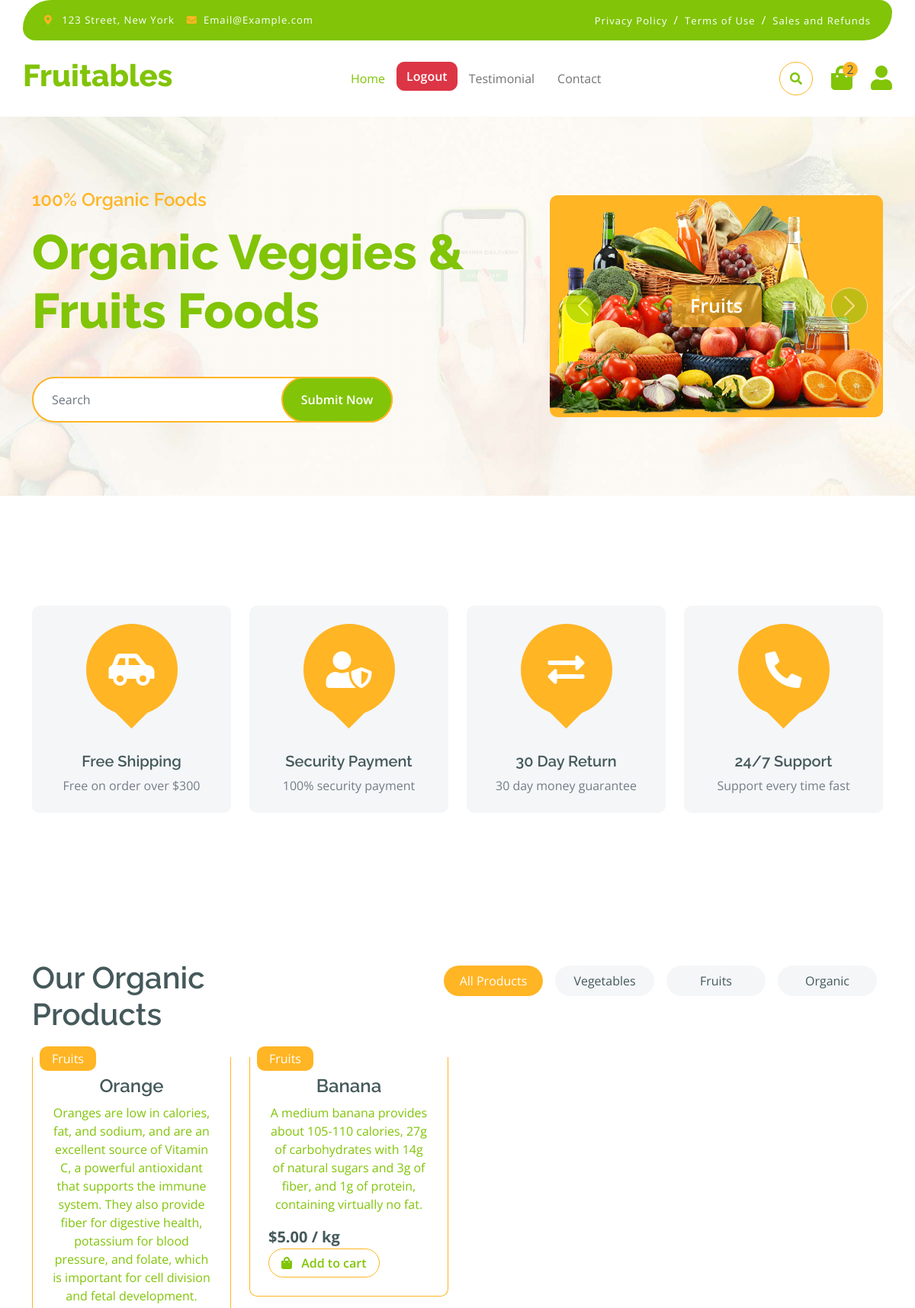
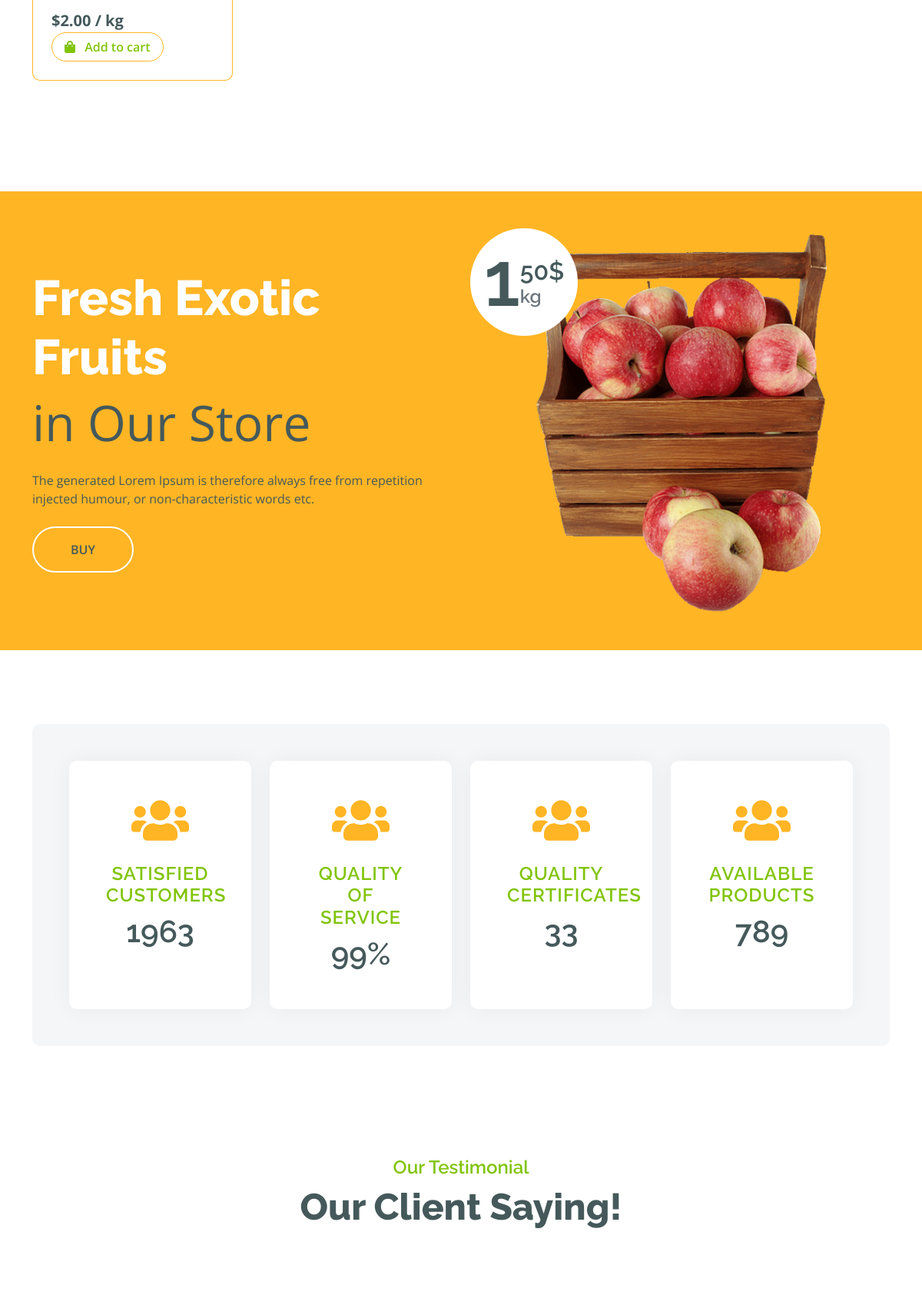
/?search=Fruits (signed in, upper part), run on the app's committed database (2 pictures, top to bottom).
### fruits/models.py (models this page shows, shortened)
class Category(models.Model):
    category = models.CharField(max_length=100)
    def __str__(self):
        return self.category

class Fruits(models.Model):
    name = models.CharField(max_length=100)
    category = models.ForeignKey(Category, on_delete=models.SET_NULL, null=True)
    price = models.DecimalField(default="1.00", decimal_places=2, max_digits=10)
    image = models.ImageField(upload_to="images/")
    description = models.TextField()
    rating = models.IntegerField(default=1)
    updated = models.DateTimeField(auto_now=True)
    created = models.DateTimeField(auto_now_add=True)
    class Meta:
        ordering = ['-updated', '-created']

### fruits/views.py (the view, shortened to what this page needs)
# urls.py: path("", views.home_view, name="home"),
def home_view(request):
    fruits = Fruits.objects.filter(
        Q(name__icontains=request.GET.get("search", "")) |
        Q(category__category__icontains=request.GET.get("search", ""))
    )
    categories = Category.objects.all()
    testimonies = Testimonial.objects.all()
    q = request.GET.get("search")
    cart = Cart.objects.filter(user=request.user.id)
    return render(request, "pages/home.html", {"fruits": fruits, "categories": categories, "testimonies": testimonies, "cart": cart})

### templates/pages/home.html (shortened to what this page needs)
{% extends 'components/layout.html' %}
{% block content %}
{% include 'components/header.html' %}
{% if fruits %}
    {% include 'components/hero.html' %}
    {% include 'components/features.html' %}
    {% include 'components/fruits_shop.html' %}
    {% include 'components/banner.html' %}
    {% include 'components/facts.html' %}
    {% include 'components/testimony_box.html' %}
{% endif %}
{% endblock %}

### templates/components/fruits_shop.html (shortened to what this page needs)
{% load static %}
<div class="container-fluid fruite py-5">
    <div class="container py-5">
        <div class="tab-class text-center">
            <div class="row g-4">
                <div class="col-lg-4 text-start">
                    <h1>Our Organic Products</h1>
                </div>
                {% include 'components/categories.html' %}
            </div>
            <div class="tab-content">
                <div id="tab-1" class="tab-pane fade show p-0 active">
                    <div class="row g-4">
                        <div class="col-lg-12">
                            <div class="row g-4">
                                {% for fruit in fruits %}
                                    <div class="col-md-6 col-lg-4 col-xl-3">
                                    <div class="rounded position-relative fruite-item">
                                        <div class="fruite-img">
                                        </div>
                                        <div class="text-white bg-secondary px-3 py-1 rounded position-absolute" style="top: 10px; left: 10px;">{{fruit.category}}</div>
                                        <div class="p-4 border border-secondary border-top-0 rounded-bottom">
                                            <a href="{% url 'product_detail' fruit.id %}">
                                                <h4>{{fruit.name}}</h4>
                                                <p>{{fruit.description}}</p>
                                            </a>
                                            <div class="d-flex justify-content-between flex-lg-wrap">
                                                <p class="text-dark fs-5 fw-bold mb-0">${{fruit.price}} / kg</p>
                                                <form action="" method="post">
                                                    <button type="submit" class="btn border border-secondary rounded-pill px-3 text-primary">
                                                        <i class="fa fa-shopping-bag me-2 text-primary"></i> Add to cart
                                                    </button>
                                                </form>
                                            </div>
                                        </div>
                                    </div>
                                </div>
                                {% endfor %}
                            </div>
                        </div>
                    </div>
                </div>
            </div>
        </div>
    </div>
</div>

### templates/components/categories.html
<div class="col-lg-8 text-end">
    <ul class="nav nav-pills d-inline-flex text-center mb-5">
        <li class="nav-item">
            <a class="d-flex m-2 py-2 bg-light rounded-pill active"  href="{% url 'home' %}">
                <span class="text-dark" style="width: 130px;">All Products</span>
            </a>
        </li>
        {% for category in categories %}
            <li class="nav-item">
                <a class="d-flex py-2 m-2 bg-light rounded-pill" href="{% url 'home' %}?search={{category.category}}">
                    <span class="text-dark" style="width: 130px;">{{category.category}}</span>
                </a>
            </li>
        {% endfor %}
    </ul>
</div>

### static/css/style.css (style rules this page uses)
.btn { font-weight: 600; transition: .5s; }
.btn.border-secondary { transition: 0.5s; }
.fruite .tab-class .nav-item a.active { background: var(--bs-secondary) !important; }
.fruite .tab-class .nav-item a.active span { color: var(--bs-white) !important; }
.fruite .fruite-item { height: 100%; transition: 0.5s; }
.fruite .fruite-item .fruite-img { overflow: hidden; transition: 0.5s; border-radius: 10px 10px 0 0; }

### data on the page
Category: category "Vegetables"
Category: category "Fruits"
Category: category "Organic"
Fruits: category "Fruits", name "Orange", description "Oranges are low in calories, fat, and sodium, and are an excellent source of Vitamin C, a powerful antioxidant that supports the immune system. They also provide fiber for digestive health, potassium for blood pressure, and folate, which is important for cell division and fetal development.", price "2.00"
Fruits: category "Fruits", name "Banana", description "A medium banana provides about 105-110 calories, 27g of carbohydrates with 14g of natural sugars and 3g of fiber, and 1g of protein, containing virtually no fat.", price "5.00"

### other printed values
{{ cart.count }} "2"
